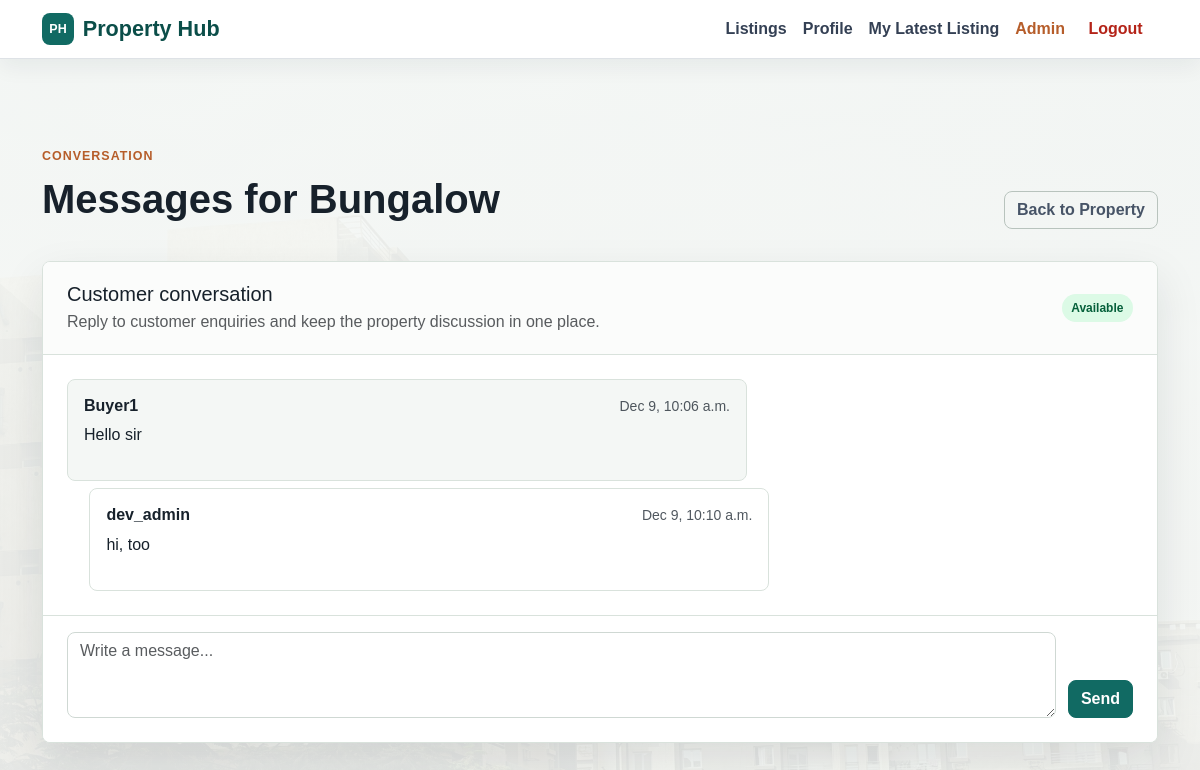
Page /listings/property/3/messages/ (signed in) on the earlier database version.
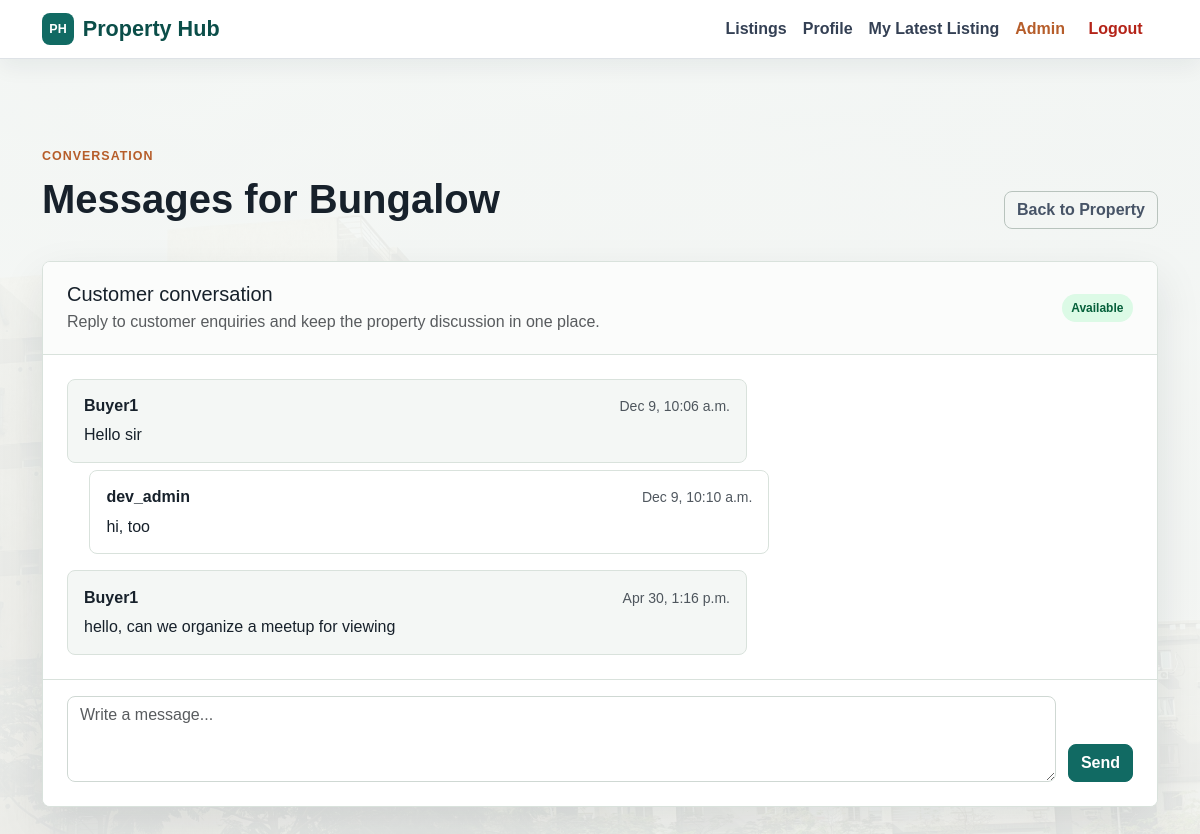
Same page on the later database version.
### listings/models.py (models this page shows, shortened)
class Property(models.Model):
    PROPERTY_TYPES = [
        ('house', 'House'),
        ('apartment', 'Apartment'),
        ('land', 'Land'),
        ('commercial', 'Commercial'),
        ('rental', 'Rental'),
    ]
    LISTING_TYPES = [
        ('sale', 'For Sale'),
        ('rent', 'For Rent'),
    ]
    STATUS_CHOICES = [
        ('available', 'Available'),
        ('sold', 'Sold'),
        ('rented', 'Rented'),
        ('pending', 'Pending'),
    ]
    title = models.CharField(max_length=200)
    description = models.TextField(blank=True, null=True)
    price = models.DecimalField(max_digits=12, decimal_places=2)
    address = models.CharField(max_length=255, blank=True, null=True)
    city = models.CharField(max_length=100, blank=True, null=True)
    state = models.CharField(max_length=100, blank=True, null=True)
    zip_code = models.CharField(max_length=20, blank=True, null=True)
    location = models.CharField(max_length=200)  # keep for quick search
    property_type = models.CharField(max_length=20, choices=PROPERTY_TYPES)
    listing_type = models.CharField(max_length=20, choices=LISTING_TYPES, default='sale')
    bedrooms = models.PositiveIntegerField(blank=True, null=True)
    bathrooms = models.PositiveIntegerField(blank=True, null=True)
    square_feet = models.PositiveIntegerField(blank=True, null=True)
    has_parking = models.BooleanField(default=False)
    has_pool = models.BooleanField(default=False)
    has_gym = models.BooleanField(default=False)
    has_garden = models.BooleanField(default=False)
    status = models.CharField(max_length=20, choices=STATUS_CHOICES, default='available')
    is_featured = models.BooleanField(default=False)
    owner = models.ForeignKey(
        settings.AUTH_USER_MODEL,
        on_delete=models.CASCADE,
        related_name="listings_properties"
    )
    image = models.ImageField(upload_to="property_images/", blank=True, null=True)
    listed_date = models.DateTimeField(auto_now_add=True)
    class Meta:
        ordering = ['-listed_date']
        verbose_name_plural = "Properties"

class Message(models.Model):
    property = models.ForeignKey(Property, on_delete=models.CASCADE, related_name='messages')
    sender = models.ForeignKey(settings.AUTH_USER_MODEL, on_delete=models.CASCADE, related_name='sent_messages')
    receiver = models.ForeignKey(
        settings.AUTH_USER_MODEL,
        on_delete=models.CASCADE,
        related_name='received_messages',
        null=True,
        blank=True
    )
    message = models.TextField()
    timestamp = models.DateTimeField(auto_now_add=True)
    reply = models.TextField(blank=True, null=True)
    replied_by = models.ForeignKey(
        settings.AUTH_USER_MODEL,
        on_delete=models.SET_NULL,
        null=True,
        blank=True,
        related_name='replied_messages'
    )
    reply_timestamp = models.DateTimeField(blank=True, null=True)
    class Meta:
        ordering = ['-timestamp']

### accounts/models.py (models this page shows, shortened)
class User(AbstractUser):
    class Roles(models.TextChoices):
        ADMIN = 'admin', _('Admin')
        BUYER = 'buyer', _('Buyer')
        SELLER = 'seller', _('Seller')
    email = models.EmailField(
        _('email address'),
        unique=True,
        help_text=_('Required. Unique email address.')
    )
    phone = models.CharField(
        max_length=15,
        blank=True,
        help_text=_('Contact phone number.')
    )
    bio = models.TextField(
        blank=True,
        help_text=_('Short bio for the profile.')
    )
    profile_picture = models.ImageField(
        upload_to='profiles/',
        blank=True,
        null=True,
        help_text=_('Profile picture.')
    )
    role = models.CharField(
        max_length=10,
        choices=Roles.choices,
        default=Roles.BUYER,
        help_text=_('Role of the user.')
    )
    USERNAME_FIELD = 'email'
    REQUIRED_FIELDS = ['username', 'first_name', 'last_name']
    @property
    def is_buyer(self):
        return self.role == self.Roles.BUYER
    @property
    def is_seller(self):
        return self.role == self.Roles.SELLER
    @property
    def is_admin(self):
        return self.role == self.Roles.ADMIN or self.is_superuser

### listings/views.py (the view, shortened to what this page needs)
# urls.py: path("property/<int:pk>/messages/", view_messages, name="view_messages"),
@login_required
def view_messages(request, pk):
    property_obj = get_object_or_404(Property, pk=pk)
    if not _can_view_property_messages(request.user, property_obj):
        raise PermissionDenied("You can only view conversations you are part of.")
    conversation_messages = property_obj.messages.select_related("sender", "receiver", "replied_by").order_by("timestamp")
    is_owner_or_admin = _can_manage_property(request.user, property_obj)
    is_buyer = request.user.is_buyer
    return render(request, "listings/view_messages.html", {
        "property": property_obj,
        "conversation_messages": conversation_messages,
        "is_owner_or_admin": is_owner_or_admin,
        "can_reply": is_owner_or_admin or is_buyer,
        "show_disclaimer": is_buyer
    })

### listings/views.py (called while the page is built)
def _can_manage_property(user, property_obj):
    return user == property_obj.owner or user.is_admin or user.is_staff or user.is_superuser

def _can_view_property_messages(user, property_obj):
    if _can_manage_property(user, property_obj):
        return True
    return property_obj.messages.filter(sender=user).exists() or property_obj.messages.filter(receiver=user).exists()

### listings/templates/listings/view_messages.html (shortened to what this page needs)
{% extends "base.html" %}
{% block content %}
<div class="py-5">
  <div class="page-header">
    <div>
      <p class="eyebrow">Conversation</p>
      <h1>Messages for {{ property.title }}</h1>
    </div>
    <a href="{% url 'property_detail' property.pk %}" class="btn btn-outline-secondary">Back to Property</a>
  </div>
  {% if conversation_messages %}
    <div class="chat-shell app-card">
      <div class="chat-header">
        <div>
          <h2 class="h5 mb-1">Customer conversation</h2>
          <p class="text-muted mb-0">
            {% if is_owner_or_admin %}
              Reply to customer enquiries and keep the property discussion in one place.
            {% else %}
              Messages here are shared with the property team.
            {% endif %}
          </p>
        </div>
        <span class="status-pill status-{{ property.status }}">{{ property.get_status_display }}</span>
      </div>
      <div class="chat-thread">
      {% for msg in conversation_messages %}
        <article class="chat-message {% if msg.sender == request.user %}chat-message-own{% endif %}">
          <div class="chat-bubble">
            <div class="chat-meta">
              <strong>
                {% if msg.sender == request.user %}
                  You
                {% else %}
                  {{ msg.sender.get_full_name|default:msg.sender.username }}
                {% endif %}
              </strong>
              <small>{{ msg.timestamp|date:"M j, g:i a" }}</small>
            </div>
            <p>{{ msg.message }}</p>
          </div>
          {% if msg.reply %}
            <div class="chat-bubble chat-reply">
              <div class="chat-meta">
                <strong>{{ msg.replied_by.get_full_name|default:msg.replied_by.username }}</strong>
                <small>{{ msg.reply_timestamp|date:"M j, g:i a" }}</small>
              </div>
              <p>{{ msg.reply }}</p>
            </div>
          {% endif %}
        </article>
      {% endfor %}
      </div>
      {% if can_reply %}
        <form method="post" class="chat-composer">
          <textarea id="message" name="message" rows="3" class="form-control" placeholder="Write a message..." required></textarea>
          <button type="submit" class="btn btn-primary">Send</button>
        </form>
      {% endif %}
    </div>
  {% else %}
    <div class="app-card text-center">
      <p class="eyebrow">No messages</p>
      <h2 class="h4">No customer conversation yet</h2>
      <p class="text-muted mb-0">Messages about this property will appear here once a customer reaches out.</p>
    </div>
  {% endif %}
</div>
{% endblock %}

### templates/base.html (shortened to what this page needs)
<!DOCTYPE html>
<html lang="en">
<head>
    {% load static %}
    <link href="https://cdn.jsdelivr.net/npm/bootstrap@5.3.0/dist/css/bootstrap.min.css" rel="stylesheet">
    <link rel="stylesheet" href="{% static 'css/style.css' %}">
</head>
<body>
    <nav class="navbar navbar-expand-lg navbar-light bg-white border-bottom sticky-top app-navbar">
        <div class="container">
            <a class="navbar-brand fw-bold" href="{% url 'home' %}">
                <span class="brand-mark">PH</span>
                <span>Property Hub</span>
            </a>
            <div class="collapse navbar-collapse" id="navbarNav">
                <ul class="navbar-nav ms-auto align-items-center">
                    <li class="nav-item">
                        <a class="nav-link" href="{% url 'property_list' %}">Listings</a>
                    </li>
                    {% if user.is_authenticated %}
                        <li class="nav-item">
                            <a class="nav-link" href="{% url 'profile' %}">Profile</a>
                        </li>
                        {% if user.is_seller or user.is_admin %}
                            <li class="nav-item">
                                <a class="nav-link" href="{% url 'latest_property' %}">My Latest Listing</a>
                            </li>
                        {% endif %}
                        {% if user.is_staff or user.is_superuser %}
                            <li class="nav-item">
                                <a class="nav-link nav-link-admin" href="{% url 'admin:index' %}">Admin</a>
                            </li>
                        {% endif %}
                        <li class="nav-item">
                            <form method="post" action="{% url 'logout' %}" class="logout-form">
                                <button type="submit">Logout</button>
                            </form>
                        </li>
                    {% endif %}
                </ul>
            </div>
        </div>
    </nav>
    <div class="container mt-4">
        {% block content %}
        {% endblock %}
    </div>
</body>
</html>

### static/css/style.css (style rules this page uses)
:root { --ph-ink: #17212b; --ph-muted: #667085; --ph-soft: #f4f7f5; --ph-surface: #ffffff; --ph-border: #d9e2dc; --ph-primary: #116a63; --ph-primary-dark: #0b4e49; --ph-accent: #b65d2a; --ph-danger: #b42318; --ph-shadow: 0 18px 45px rgba(23, 33, 43, 0.1); }
* { box-sizing: border-box; }
body { min-height: 100vh; color: var(--ph-ink); font-family: Arial, Helvetica, sans-serif; background: linear-gradient(180deg, rgba(244, 247, 245, 0.96), rgba(247, 249, 247, 0.92)), url("../images/pexels-mahmoud-zakariya-2154822140-34975232 (2).jpg") center top / cover fixed; }
a { color: var(--ph-primary); }
.app-navbar { backdrop-filter: blur(14px); box-shadow: 0 8px 22px rgba(23, 33, 43, .06); }
.navbar-brand { display: inline-flex; align-items: center; gap: .55rem; color: var(--ph-primary-dark); font-size: 1.35rem; letter-spacing: 0; }
.brand-mark { display: inline-flex; align-items: center; justify-content: center; width: 2rem; height: 2rem; color: #fff; font-size: .78rem; font-weight: 800; background: var(--ph-primary); border-radius: 8px; }
.nav-link { color: #344054; font-weight: 600; border-radius: 8px; transition: background-color .18s ease, color .18s ease; }
.nav-link-admin { color: var(--ph-accent); }
.logout-form button { appearance: none; padding: .5rem .9rem; color: var(--ph-danger); font-weight: 600; background: transparent; border: 1px solid transparent; border-radius: 999px; }
.btn { border-radius: 8px; font-weight: 700; letter-spacing: 0; transition: background-color .18s ease, border-color .18s ease, color .18s ease, box-shadow .18s ease, transform .18s ease; }
.btn-primary { background: var(--ph-primary); border-color: var(--ph-primary); }
.btn-outline-secondary { color: #475467; border-color: #b8c3bd; }
.app-card, .property-card { background: var(--ph-surface); border: 1px solid var(--ph-border); border-radius: 8px; box-shadow: var(--ph-shadow); }
.app-card { padding: 2rem; }
.eyebrow { margin-bottom: .55rem; color: var(--ph-accent); font-size: .78rem; font-weight: 800; letter-spacing: .08em; text-transform: uppercase; }
.section-band h2, .page-header h1 { color: var(--ph-ink); }
.page-header { display: flex; align-items: end; justify-content: space-between; gap: 1rem; padding: 1rem 0 2rem; }
.page-header h1 { margin-bottom: .35rem; font-weight: 800; }
.status-pill { display: inline-flex; align-items: center; min-height: 1.75rem; padding: .28rem .6rem; font-size: .75rem; font-weight: 800; line-height: 1; white-space: nowrap; border-radius: 999px; }
.status-available { color: #05603a; background: #dcfae6; }
.form-control, .form-select { border-color: #cfd8d3; border-radius: 8px; }
.chat-shell { padding: 0; overflow: hidden; }
.chat-header { display: flex; align-items: center; justify-content: space-between; gap: 1rem; padding: 1.25rem 1.5rem; background: #fbfcfb; border-bottom: 1px solid var(--ph-border); }
.chat-thread { display: grid; gap: 1rem; max-height: 62vh; min-height: 260px; padding: 1.5rem; overflow-y: auto; }
.chat-message { display: grid; justify-items: start; gap: .45rem; }
.chat-bubble { width: min(74%, 680px); padding: .9rem 1rem; color: var(--ph-ink); background: var(--ph-soft); border: 1px solid var(--ph-border); border-radius: 8px; }
.chat-reply { margin-left: 1.4rem; background: #fff; }
.chat-meta { display: flex; align-items: baseline; justify-content: space-between; gap: 1rem; margin-bottom: .35rem; }
.chat-meta small { color: inherit; opacity: .75; white-space: nowrap; }
.chat-bubble p { margin: 0; overflow-wrap: anywhere; }
.chat-composer { display: grid; grid-template-columns: 1fr auto; gap: .75rem; align-items: end; padding: 1rem 1.5rem 1.5rem; background: #fff; border-top: 1px solid var(--ph-border); }
.chat-composer textarea { resize: vertical; }

Differences in the rows shown:
added Message: sender.get_full_name "Buyer1", timestamp "Apr 30, 1:16 p.m.", message "hello, can we organize a meetup for viewing"
